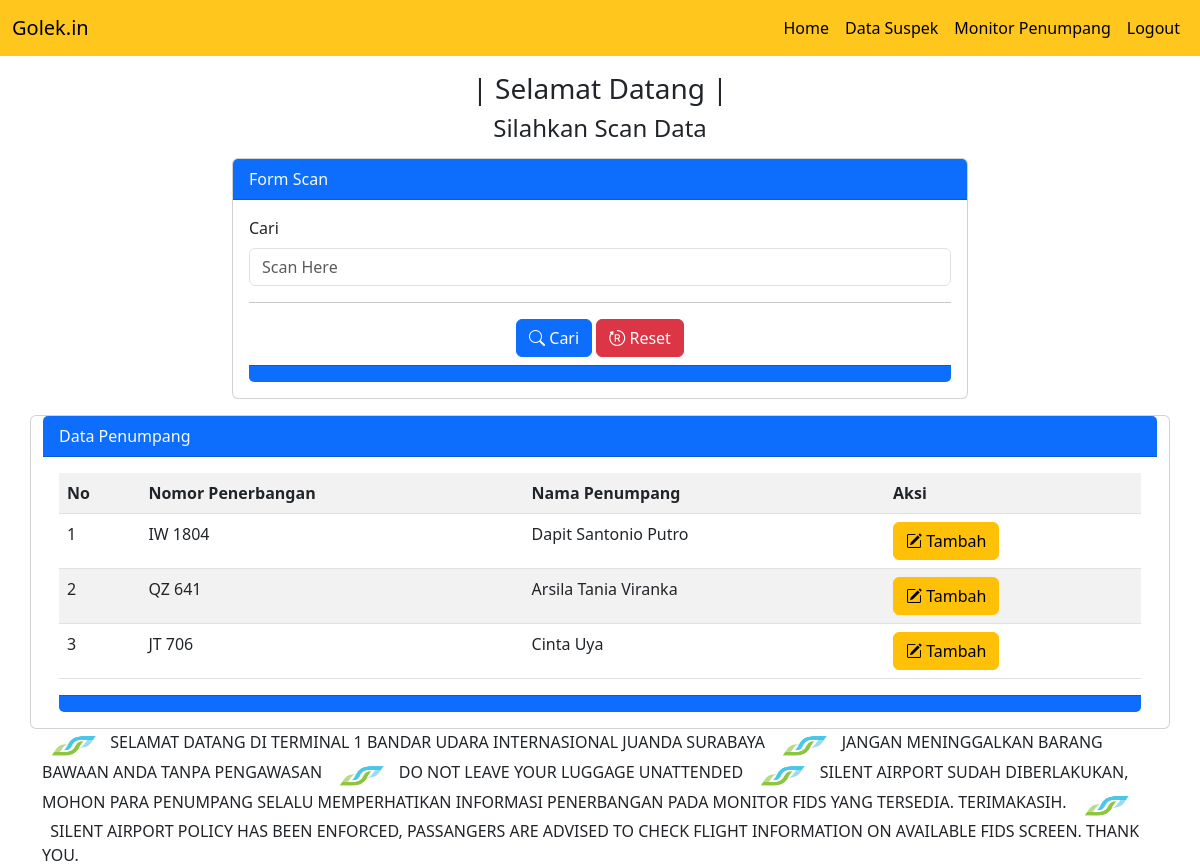
The app's page /dashboard.php (signed in), older data.
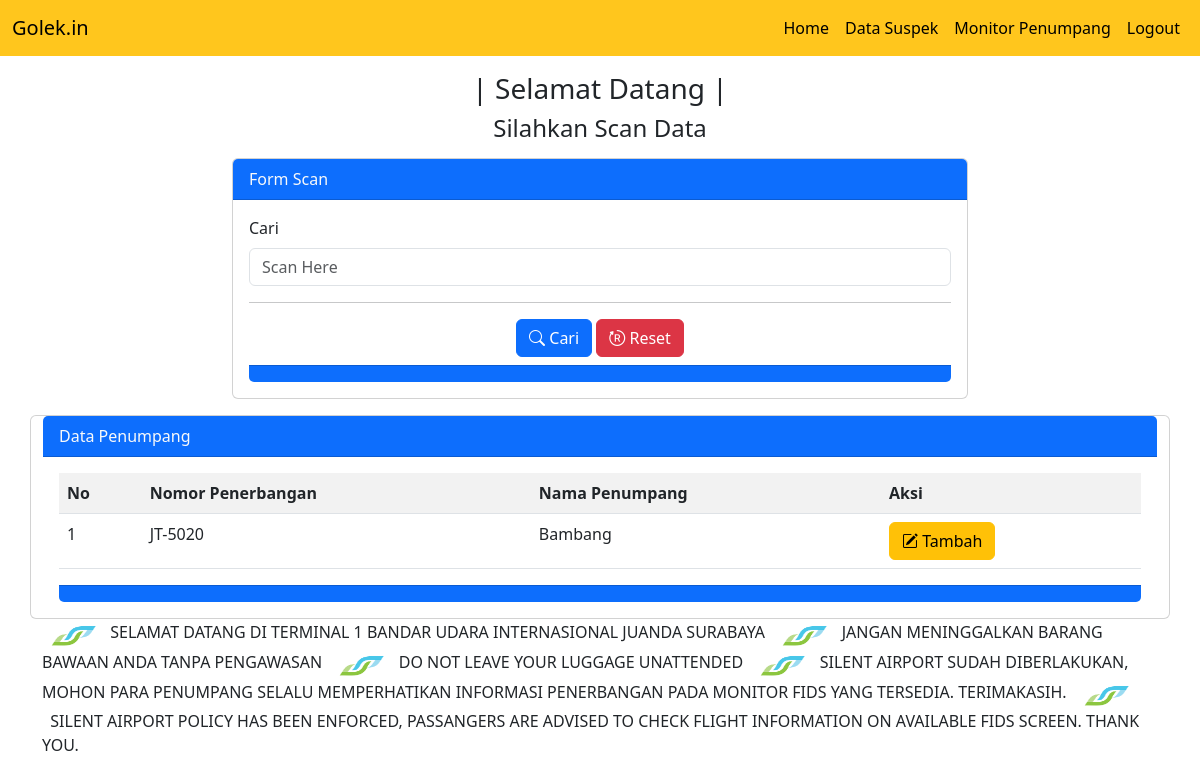
The same page, newer data.
### tables this page shows
CREATE TABLE `tb_penumpang` (
  `id_penumpang` int(255) NOT NULL,
  `nomor` varchar(255) NOT NULL,
  `nama_penumpang` varchar(255) NOT NULL,
  `tanggal_ditambahkan` datetime NOT NULL DEFAULT current_timestamp()
);

### dashboard.php (the view, shortened to what the changed rows need)
<?php
    include 'db.php';
?>
<!doctype html>
<html lang="en">
  <head>
    <link href="https://cdn.jsdelivr.net/npm/bootstrap@5.3.0-alpha2/dist/css/bootstrap.min.css" rel="stylesheet">
    <link rel="stylesheet" href="https://cdn.jsdelivr.net/npm/bootstrap-icons@1.10.4/font/bootstrap-icons.css">
  </head>
  <body>
    <div class="container">
                <div class="card mt-3">
                    <div class="card-body">
                        <div class="table-responsive">
                        <table class="table table-striped table-hover">
                            <tr>
                                <th>No</th>
                                <th>Nomor Penerbangan</th>
                                <th>Nama Penumpang</th>
                                <th>Aksi</th>
                        </tr>
                            <?php
                            $no = 1;
                            if(isset($_POST['bcari'])){
                                $keyword = $_POST['tcari'];
                                $q= "SELECT * FROM tb_penumpang WHERE CONCAT('',nama_penumpang, nomor) like '%$keyword%' order BY id_penumpang DESC;";
                            }
                            else{
                                $q = "SELECT * FROM tb_penumpang order by id_penumpang DESC";
                            }
                            $tampil = mysqli_query($conn, $q);
                            while($data = mysqli_fetch_array($tampil)) {
                            ?>
                            <tr>
                                <td><?= $no++ ?></td>
                                <td><?= $data['nomor'] ?></td>
                                <td><?= $data['nama_penumpang'] ?></td>
                                <td>
                                <a href="edit-data.php?id=<?php echo $data['id_penumpang'] ?>"><button class="btn btn-warning bi bi-pencil-square" name="bedit" type="submit">  Tambah</button></a>
                                </td>
                            </tr>
                            <?php } ?>
                        </table>
                    </div>
                </div>
     </div>
  </body>
</html>

Row changes from the older to the newer data that the page shows:
removed tb_penumpang: nomor "IW 1804", nama_penumpang "Dapit Santonio Putro"
removed tb_penumpang: nomor "QZ 641", nama_penumpang "Arsila Tania Viranka"
removed tb_penumpang: nomor "JT 706", nama_penumpang "Cinta Uya"
added tb_penumpang: nomor "JT-5020", nama_penumpang "Bambang"
